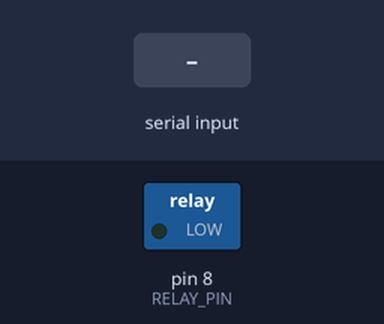
A sketch run on a simulated Arduino Uno, built with avr-gcc and run on an emulated ATmega328P. Shown: switched loads named in the sketch (green lamp = pin HIGH). The inputs (shaded band) are chosen by the test bench.

Above: at 1.2 s.
1.3 s: "ON\n" received over Serial
At 1.6 s:
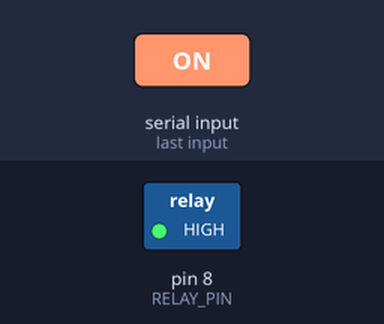
2.8 s: "OFF\n" received over Serial
At 4.0 s:
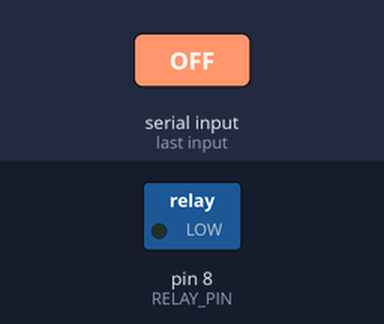
4.3 s: "TOGGLE\n" received over Serial
At 5.2 s:
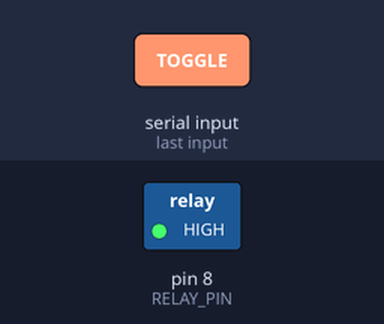
Timing chart, 0 to 7.3 s (numbered marks = the images above; inputs shaded):
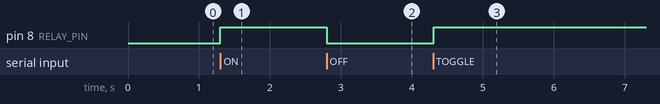

The sketch:

sketch_nov30a.ino
```cpp
const int RELAY_PIN = 8;
void setup() {
  pinMode(RELAY_PIN, OUTPUT);
  digitalWrite(RELAY_PIN, LOW);
  Serial.begin(9600);
}

void loop() {
  if (Serial.available()) {
    String cmd = Serial.readStringUntil('\n');
    cmd.trim();
    if (cmd == "ON") digitalWrite(RELAY_PIN, HIGH);
    else if (cmd == "OFF") digitalWrite(RELAY_PIN, LOW);
    else if (cmd == "TOGGLE") digitalWrite(RELAY_PIN, !digitalRead(RELAY_PIN));
  }
}
```

Measured:
- after the input at 1.3 s, pin 8 (RELAY_PIN): LOW → HIGH at once
- after the input at 2.8 s, pin 8 (RELAY_PIN): HIGH → LOW at once
- after the input at 4.3 s, pin 8 (RELAY_PIN): LOW → HIGH at once
